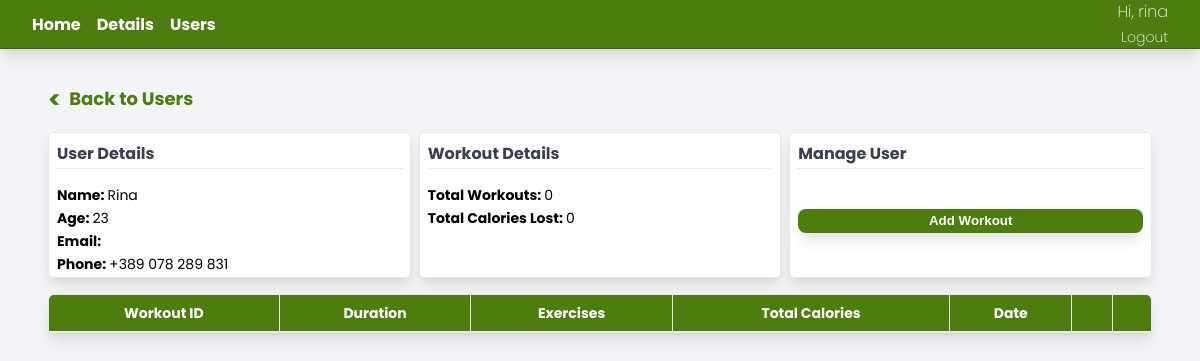
/users/1/ (signed in), run on the app's committed database.
### tracker/models.py (models this page shows, shortened)
class UserProfile(models.Model):
    user = models.OneToOneField(AuthUser, null=True, on_delete=models.CASCADE)
    name = models.CharField(max_length=200, null=True)
    age = models.IntegerField(null=True)
    phone = models.CharField(max_length=200, null=True)
    date_created = models.DateTimeField(auto_now_add=True, null=True)

### tracker/views.py (the view)
# urls.py: path('users/<str:id>/', views.user_details, name='user_details'),
@login_required(login_url='login')
def user_details(request, id):
    try:
        user_profile = UserProfile.objects.get(id=id)
    except UserProfile.DoesNotExist:
        return HttpResponse("User profile does not exist.", status=404)
    if request.user != user_profile.user and not request.user.groups.filter(name='admin').exists():
        return HttpResponse("You are not authorized to view this page.")
    workouts = Workout.objects.filter(user=user_profile)
    total_workouts = workouts.count()
    total_calories = 0
    for workout in workouts:
        total_calories += WorkoutDetail.objects.filter(workout=workout).aggregate(Sum('calories_burned'))[
                              'calories_burned__sum'] or 0
    all_workout_details = workouts.annotate(
        total_duration=Sum('workoutdetail__duration'),
        total_exercises=Count('workoutdetail__exercise', distinct=True),
        total_calories=Sum('workoutdetail__calories_burned')
    ).values(
        'id', 'start_time', 'total_duration', 'total_exercises', 'total_calories'
    )
    return render(request, 'tracker/user_details.html', {
        'user': user_profile, 'workouts': workouts, 'total_calories': total_calories,
        "total_workouts": total_workouts, 'all_workout_details': all_workout_details
    })

### tracker/templates/tracker/user_details.html (shortened to what this page needs)
{% extends 'tracker/base.html' %}
{% block content %}
<div class="stats-container" style="margin-top: 2rem">
    {% if request.user.is_staff %}
    <div>
        <a href="{% url 'users' %}" class="back-to-users">
            <span style="font-size: 1.5rem; line-height: 2rem; margin-top: 0.2rem"><</span>
            <span> Back to Users</span>
        </a>
    </div>
    {% endif %}
    <div class="stats-card-container">
        <div class="stats-card">
            <span class="stats-card-title">User Details</span>
            <div class="stats-card-layout">
                <div>
                    <span style="font-weight: bold">Name: </span>
                    <span>{{ user.name }}</span>
                </div>
                <div>
                    <span style="font-weight: bold">Age: </span>
                    <span>{{ user.age }}</span>
                </div>
                <div>
                    <span style="font-weight: bold">Email: </span>
                </div>
                <div>
                    <span style="font-weight: bold">Phone: </span>
                    <span>{{ user.phone }}</span>
                </div>
            </div>
        </div>
        <div class="stats-card">
            <span class="stats-card-title">Workout Details</span>
            <div class="stats-card-layout">
                <div>
                    <span style="font-weight: bold">Total Workouts: </span>
                    <span>{{ total_workouts }}</span>
                </div>
                <div>
                    <span style="font-weight: bold">Total Calories Lost: </span>
                    <span>{{ total_calories }}</span>
                </div>
            </div>
        </div>
        <div class="stats-card">
            <span class="stats-card-title">Manage User</span>
            <div class="stats-card-layout" style="margin-top: 1.5rem">
                <a href="{% url 'create_workout' user.id %}">
                    <button class="stats-card-layout-workout-button">
                        Add Workout
                    </button>
                </a>
            </div>
        </div>
    </div>
    <table class="stats-table">
        <thead class="stats-header">
        <tr>
            <th class="table-cell">Workout ID</th>
            <th class="table-cell">Duration</th>
            <th class="table-cell">Exercises</th>
            <th class="table-cell">Total Calories</th>
            <th class="table-cell">Date</th>
            <th class="table-cell"></th>
            <th class="table-cell"></th>
        </tr>
        </thead>
    </table>
</div>
{% endblock %}

### tracker/templates/tracker/navbar.html
<div class="navbar">
    <div class="nav-items-container">
        <span><a class="nav-items" style="text-decoration: none;"
                 href="{% url 'home' %}">Home</a></span>
        <span><a class="nav-items" style="text-decoration: none;"
                 href="{% url 'user_details' request.user.id %}">Details</a></span>
        {% if request.user.is_staff %}
        <span><a class="nav-items" style="text-decoration: none" href="{% url 'users' %}">Users</a></span>
        {% endif %}
    </div>
    <div class="user-details-container">
        <span style="font-weight: 200">Hi, {{ request.user }}</span>
        <span><a class="nav-items"
                 style="text-decoration: none; font-size: 0.875rem; line-height: 1.25rem; font-weight: 200"
                 href="{% url 'logout' %}">Logout</a></span>
    </div>
</div>

### tracker/static/tracker/styles.css (style rules this page uses)
body { padding: 0; margin: 0; font-family: 'Poppins', sans-serif; }
.navbar { display: flex; flex-direction: row; justify-content: space-between; align-items: center; gap: 0.5rem; width: 100%; height: 3rem; border-bottom: 1px solid rgb(63 98 18); background-color: rgb(77 124 15); box-shadow: 0 10px 15px -3px rgba(0, 0, 0, 0.1), 0 4px 6px -2px rgba(0, 0, 0, 0.05); font-weight: 700; color: #ffffff; }
.nav-items-container { display: flex; gap: 1rem; padding: 2rem; }
.user-details-container { display: flex; flex-direction: column; align-items: flex-end; padding: 2rem; }
.nav-items { text-decoration: none !important; border-radius: 0.25rem; cursor: pointer; color: #ffffff; }
.table-cell { border-bottom: 1px solid #E5E7EB; border-right: 1px solid #E5E7EB; padding: 0.5rem; font-size: 0.875rem; line-height: 1.25rem; }
table tr td:last-child, table tr th:last-child { border-right: none; border-top-right-radius: 0.3rem; }
table tr td:first-child, table tr th:first-child { border-top-left-radius: 0.3rem; }
.stats-container { display: flex; flex-direction: column; gap: 1rem; justify-content: space-between; margin: 3rem; }
.stats-card-container { display: flex; flex-direction: row; gap: 0.5rem; justify-content: space-between; align-items: center; }
.stats-card { display: flex; flex-direction: column; gap: 1rem; align-items: flex-start; width: 100%; height: 8rem; padding: 0.5rem; border-radius: 0.3rem; border: 1px solid #E5E7EB; background-color: white; box-shadow: 0 10px 15px -3px rgba(0, 0, 0, 0.1), 0 4px 6px -2px rgba(0, 0, 0, 0.05); }
.stats-card-title { font-weight: 700; width: 100%; padding-bottom: 0.1rem; border-bottom: 1px solid #E5E7EB; color: #374151; }
.stats-card-layout { display: flex; flex-direction: column; gap: 0.2rem; width: 100%; font-size: 0.875rem; line-height: 1.25rem; }
.stats-card-layout-workout-button { width: 100%; height: 1.5rem; background-color: rgb(77 124 15); border: none; border-radius: 0.5rem; box-shadow: 0 10px 15px -3px rgba(0, 0, 0, 0.1), 0 4px 6px -2px rgba(0, 0, 0, 0.05); font-weight: 600; color: #ffffff; cursor: pointer; }
.stats-table { width: 100%; background-color: white; border: 1px solid #E5E7EB; border-radius: 0.3rem; border-spacing: 0; box-shadow: 0 10px 15px -3px rgba(0, 0, 0, 0.1), 0 4px 6px -2px rgba(0, 0, 0, 0.05); overflow-y: auto; }
.stats-header { background-color: rgb(77 124 15); color: #ffffff; padding: 0; }
.back-to-users { display: flex; align-items: center; gap: 0.5rem; color: rgb(77 124 15); font-weight: 700; font-size: 1.125rem; line-height: 1.75rem; cursor: pointer; text-decoration: none; width: fit-content; }

### data on the page
UserProfile: name "Rina", age "23", phone "+389 078 289 831"

### other printed values
{{ request.user }} "rina"
{{ total_workouts }} "0"
{{ total_calories }} "0"
